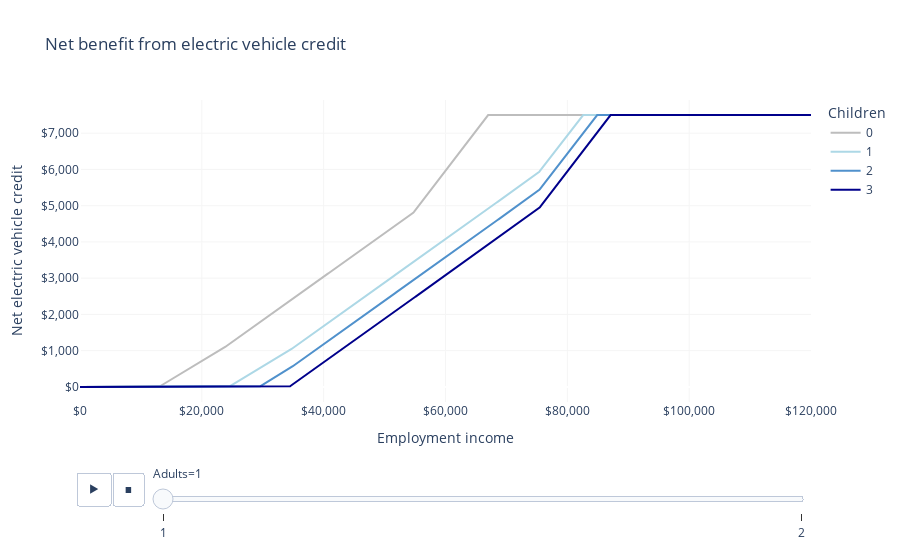

Notebook code for this chart:
### Markdown cell above
# Electric vehicle credit

The US government offers a non-refundable tax credit of up to \$7,500 for each new electric vehicle purchased.

## Examples

Consider a filer in Massachusetts who buys a new Ford Mustang Mach-E---the [top-selling electric vehicle](https://www.kbb.com/best-cars/most-popular-electric-cars/) eligible for the credit as of July 2022 (Teslas are no longer eligible)---in 2022.
The [2021 Mach-E's battery starts at 70 kilowatt hours of capacity](https://media.ford.com/content/dam/fordmedia/North%20America/US/product/2022/mach-e/pdf/22MACH_E_Tech_Specs.pdf), entitling it to the [full \$7,500 credit](https://www.irs.gov/businesses/irc-30d-new-qualified-plug-in-electric-drive-motor-vehicle-credit).

However, because the credit is non-refundable, the filer will only receive a subsidy if they have income.
A single filer has to earn \$13,000 to receive any benefit from the credit, and about \$67,000 to receive the full \$7,500.
Married joint filers and those with children need higher incomes to benefit from the credit.

### Code cell
from openfisca_us import IndividualSim
import pandas as pd
import plotly.express as px

LIGHT_GRAY = "#F5F5F5"
GRAY = "#BDBDBD"
BLUE = "#5091cc"
LIGHT_BLUE = "lightblue"
DARK_BLUE = "darkblue"

COLOR_MAP = {"0": GRAY, "1": LIGHT_BLUE, "2": BLUE, "3": DARK_BLUE}


def make(adults, children, ev_battery_capacity):
    sim = IndividualSim(year=2022)
    # Specify age 25 to qualify for EITC.
    sim.add_person(name="head", age=25, is_tax_unit_head=True)
    members = ["head"]
    if adults == 2:
        sim.add_person(name="spouse")
        members.append("spouse")
    for i in range(children):
        child = "child{}".format(i)
        sim.add_person(name=child, age=5)
        members.append(child)
    sim.add_tax_unit(
        name="tax_unit",
        members=members,
        purchased_qualifying_new_electric_vehicle=True,
        new_electric_vehicle_battery_capacity=ev_battery_capacity,
        premium_tax_credit=0,
    )
    sim.add_spm_unit(name="spm_unit", members=members)
    sim.add_household(name="household", members=members, state_code="MA")
    sim.vary("employment_income", max=120_000)
    return pd.DataFrame(
        dict(
            employment_income=sim.calc("employment_income")[0],
            spm_unit_net_income=sim.calc("spm_unit_net_income")[0],
            credit=sim.calc("new_electric_vehicle_credit")[0],
            adults=adults,
            children=str(children),  # String for color mapping.
            ev_battery_capacity=ev_battery_capacity,
        )
    )


l = []
for adults in [1, 2]:
    for children in range(0, 4):
        for ev_battery_capacity in [0, 70]:
            l.append(make(adults, children, ev_battery_capacity))

df = pd.concat(l)

wide = df.pivot(
    index=["employment_income", "adults", "children"],
    columns="ev_battery_capacity",
    values="spm_unit_net_income",
).reset_index()
wide["benefit"] = wide[70] - wide[0]

LABELS = dict(
    employment_income="Employment income",
    benefit="Net electric vehicle credit",
    children="Children",
    adults="Adults",
)

fig = px.line(
    wide,
    "employment_income",
    "benefit",
    color="children",
    animation_frame="adults",
    labels=LABELS,
    title="Net benefit from electric vehicle credit",
    color_discrete_map=COLOR_MAP,
)

fig.update_layout(
    xaxis_tickformat="$,",
    yaxis_tickformat="$,",
    plot_bgcolor="white",
    xaxis_gridcolor=LIGHT_GRAY,
    yaxis_gridcolor=LIGHT_GRAY,
)
fig.show()

### Figure 1 — Plotly figure (JSON) as saved in the notebook; plotly's stock layout.template omitted (floating-point values rounded to 4 significant figures; data arrays with more than 128 entries replaced by an {"elided": "..."} marker saying what was removed)
{"data": [{"hovertemplate": "Children=0<br>Adults=1<br>Employment income=%{x}<br>Net electric vehicle credit=%{y}<extra></extra>", "legendgroup": "0", "line": {"color": "#BDBDBD", "dash": "solid"}, "marker": {"symbol": "circle"}, "mode": "lines", "name": "0", "orientation": "v", "showlegend": true, "type": "scatter", "x": {"elided": "1201 int values"}, "xaxis": "x", "y": {"elided": "1201 float values"}, "yaxis": "y"}, {"hovertemplate": "Children=1<br>Adults=1<br>Employment income=%{x}<br>Net electric vehicle credit=%{y}<extra></extra>", "legendgroup": "1", "line": {"color": "lightblue", "dash": "solid"}, "marker": {"symbol": "circle"}, "mode": "lines", "name": "1", "orientation": "v", "showlegend": true, "type": "scatter", "x": {"elided": "1201 int values"}, "xaxis": "x", "y": {"elided": "1201 float values"}, "yaxis": "y"}, {"hovertemplate": "Children=2<br>Adults=1<br>Employment income=%{x}<br>Net electric vehicle credit=%{y}<extra></extra>", "legendgroup": "2", "line": {"color": "#5091cc", "dash": "solid"}, "marker": {"symbol": "circle"}, "mode": "lines", "name": "2", "orientation": "v", "showlegend": true, "type": "scatter", "x": {"elided": "1201 int values"}, "xaxis": "x", "y": {"elided": "1201 float values"}, "yaxis": "y"}, {"hovertemplate": "Children=3<br>Adults=1<br>Employment income=%{x}<br>Net electric vehicle credit=%{y}<extra></extra>", "legendgroup": "3", "line": {"color": "darkblue", "dash": "solid"}, "marker": {"symbol": "circle"}, "mode": "lines", "name": "3", "orientation": "v", "showlegend": true, "type": "scatter", "x": {"elided": "1201 int values"}, "xaxis": "x", "y": {"elided": "1201 float values"}, "yaxis": "y"}], "layout": {"legend": {"title": {"text": "Children"}, "tracegroupgap": 0}, "plot_bgcolor": "white", "sliders": [{"active": 0, "currentvalue": {"prefix": "Adults="}, "len": 0.9, "pad": {"b": 10, "t": 60}, "steps": [{"args": [["1"], {"frame": {"duration": 0, "redraw": false}, "fromcurrent": true, "mode": "immediate", "transition": {"duration": 0, "easing": "linear"}}], "label": "1", "method": "animate"}, {"args": [["2"], {"frame": {"duration": 0, "redraw": false}, "fromcurrent": true, "mode": "immediate", "transition": {"duration": 0, "easing": "linear"}}], "label": "2", "method": "animate"}], "x": 0.1, "xanchor": "left", "y": 0, "yanchor": "top"}], "title": {"text": "Net benefit from electric vehicle credit"}, "updatemenus": [{"buttons": [{"args": [null, {"frame": {"duration": 500, "redraw": false}, "fromcurrent": true, "mode": "immediate", "transition": {"duration": 500, "easing": "linear"}}], "label": "&#9654;", "method": "animate"}, {"args": [[null], {"frame": {"duration": 0, "redraw": false}, "fromcurrent": true, "mode": "immediate", "transition": {"duration": 0, "easing": "linear"}}], "label": "&#9724;", "method": "animate"}], "direction": "left", "pad": {"r": 10, "t": 70}, "showactive": false, "type": "buttons", "x": 0.1, "xanchor": "right", "y": 0, "yanchor": "top"}], "xaxis": {"anchor": "y", "domain": [0, 1], "gridcolor": "#F5F5F5", "tickformat": "$,", "title": {"text": "Employment income"}}, "yaxis": {"anchor": "x", "domain": [0, 1], "gridcolor": "#F5F5F5", "tickformat": "$,", "title": {"text": "Net electric vehicle credit"}}}}
